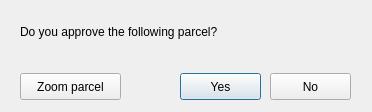
<?xml version="1.0" encoding="UTF-8"?>
<ui version="4.0">
 <class>dlgReview</class>
 <widget class="QDialog" name="dlgReview">
  <property name="windowModality">
   <enum>Qt::NonModal</enum>
  </property>
  <property name="geometry">
   <rect>
    <x>0</x>
    <y>0</y>
    <width>372</width>
    <height>112</height>
   </rect>
  </property>
  <property name="sizePolicy">
   <sizepolicy hsizetype="Fixed" vsizetype="Fixed">
    <horstretch>0</horstretch>
    <verstretch>0</verstretch>
   </sizepolicy>
  </property>
  <property name="minimumSize">
   <size>
    <width>372</width>
    <height>112</height>
   </size>
  </property>
  <property name="maximumSize">
   <size>
    <width>372</width>
    <height>112</height>
   </size>
  </property>
  <property name="windowTitle">
   <string>Parcels review</string>
  </property>
  <widget class="QLabel" name="label">
   <property name="geometry">
    <rect>
     <x>20</x>
     <y>22</y>
     <width>271</width>
     <height>19</height>
    </rect>
   </property>
   <property name="text">
    <string>Do you approve the following parcel?</string>
   </property>
  </widget>
  <widget class="QPushButton" name="btnYes">
   <property name="geometry">
    <rect>
     <x>180</x>
     <y>73</y>
     <width>81</width>
     <height>27</height>
    </rect>
   </property>
   <property name="text">
    <string>Yes</string>
   </property>
  </widget>
  <widget class="QPushButton" name="btnNo">
   <property name="geometry">
    <rect>
     <x>270</x>
     <y>73</y>
     <width>81</width>
     <height>27</height>
    </rect>
   </property>
   <property name="text">
    <string>No</string>
   </property>
  </widget>
  <widget class="QPushButton" name="btnZoom">
   <property name="geometry">
    <rect>
     <x>20</x>
     <y>73</y>
     <width>101</width>
     <height>27</height>
    </rect>
   </property>
   <property name="text">
    <string>Zoom parcel</string>
   </property>
  </widget>
 </widget>
 <resources/>
 <connections>
  <connection>
   <sender>btnYes</sender>
   <signal>clicked()</signal>
   <receiver>dlgReview</receiver>
   <slot>accept()</slot>
   <hints>
    <hint type="sourcelabel">
     <x>220</x>
     <y>86</y>
    </hint>
    <hint type="destinationlabel">
     <x>230</x>
     <y>55</y>
    </hint>
   </hints>
  </connection>
  <connection>
   <sender>btnNo</sender>
   <signal>clicked()</signal>
   <receiver>dlgReview</receiver>
   <slot>reject()</slot>
   <hints>
    <hint type="sourcelabel">
     <x>310</x>
     <y>86</y>
    </hint>
    <hint type="destinationlabel">
     <x>230</x>
     <y>55</y>
    </hint>
   </hints>
  </connection>
 </connections>
</ui>
